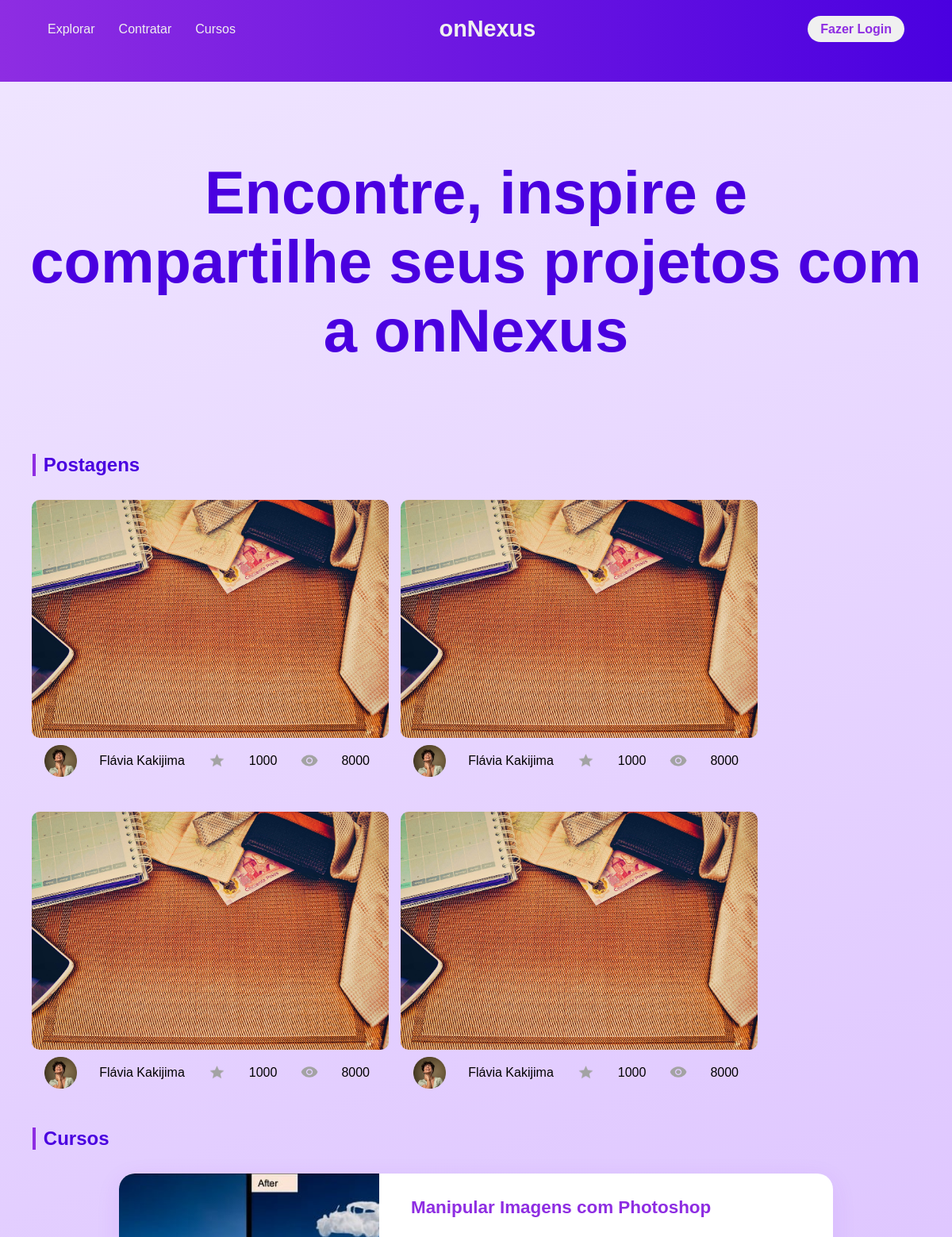
The app's page / (upper part), older data.
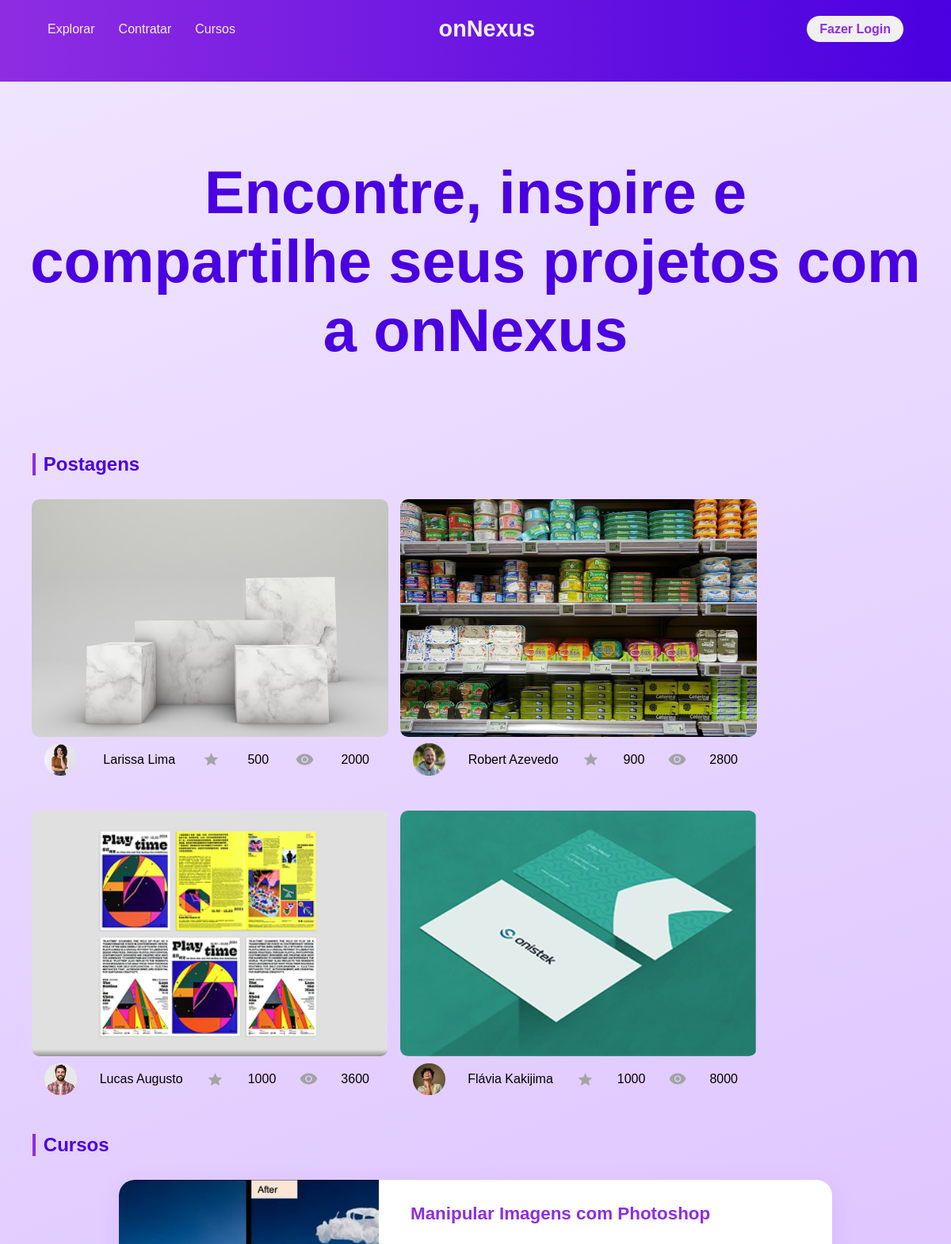
The same page, newer data.
### home/models.py (models this page shows, shortened)
class Post(models.Model):
    profile = models.CharField(max_length=100)
    username = models.CharField(max_length=100)
    image = models.ImageField(upload_to='media/posts/%Y/%m/%d', null=False, blank=False)
    favorites = models.IntegerField()
    views = models.IntegerField()

### courses/models.py (models this page shows, shortened)
class Course(models.Model):
    title = models.CharField(max_length=200)
    subtitle = models.CharField(max_length=200, blank=True, null=True)
    description = models.TextField()
    what_you_will_learn = models.TextField(blank=True, null=True)
    course_format = models.CharField(max_length=100, blank=True, null=True)
    level = models.CharField(max_length=100, blank=True, null=True)
    prerequisites = models.TextField(blank=True, null=True)
    video_thumbnail = models.ImageField(upload_to='thumbnails/')
    instructor = models.ForeignKey(Instructor, on_delete=models.CASCADE, related_name='courses')
    is_buyable = models.BooleanField(default=True)

### home/views.py (the view)
# urls.py: path('', views.home, name='home'),
def home(request):
    posts = Post.objects.filter().order_by('-id')[:4]
    courses = Course.objects.filter(title__icontains='Manipular Imagens com Photoshop')
    return render(request, 'home/home-base.html', {'posts': posts, 'courses': courses})

### templates/home/home-base.html (shortened to what this page needs)
{% extends 'base.html' %}
{% load static %}
{% block content %}
<div class="home-container">
    <h1 class="home-title">
        Encontre, inspire e<br>
        compartilhe seus projetos com<br>
        a onNexus
    </h1>
    <div class="posts">
        <h2 class="area-title2">Postagens</h2>
        <ul class="posts-list">
            {% for post in posts %}
            <li class="post">
                <a href="#">
                    <img class="post-image" src="{{ post.image.url }}" alt="">
                </a>
                <div class="post-info">
                    <img class="profile-image" src="{% static '/images/' %}{{post.profile}}" alt="">
                    <p>{{ post.username }}</p>
                    <img class="post-icons" src="{% static '/images/favorites.png' %}" alt="">
                    <p>{{ post.favorites }}</p>
                    <img class="post-icons" src="{% static '/images/views.png' %}" alt="">
                    <p>{{ post.views }}</p>
                </div>
            </li>
            {% endfor %}
        </ul>
    </div>
</div>
<div class="courses-area2">
	<h2 class="area-title3">Cursos</h2>
	<div class="courses-list">
		{% for course in courses %}
		<div class="course-card">
			<div class="course-thumb">
				{% if course.video_thumbnail %}
					<img src="{{ course.video_thumbnail.url }}" alt="Thumbnail do curso">
				{% else %}
					<div class="thumb-placeholder">Não disponível</div>
				{% endif %}
			</div>
			<div class="course-info">
				<h3>{{ course.title }}</h3>
			</div>
		</div>
		{% empty %}
		<p>Nenhum curso cadastrado.</p>
		{% endfor %}
	</div>
</div>
{% endblock %}

Row changes from the older to the newer data that the page shows:
removed Post: image (picture), profile (picture), username "Flávia Kakijima", favorites "1000", views "8000"
removed Post: image (picture), profile (picture), username "Flávia Kakijima", favorites "1000", views "8000"
removed Post: image (picture), profile (picture), username "Flávia Kakijima", favorites "1000", views "8000"
added Post: image (picture), profile (picture), username "Larissa Lima", favorites "500", views "2000"
added Post: image (picture), profile (picture), username "Robert Azevedo", favorites "900", views "2800"
added Post: image (picture), profile (picture), username "Lucas Augusto", favorites "1000", views "3600"
changed Post "Flávia Kakijima": image: a different picture
